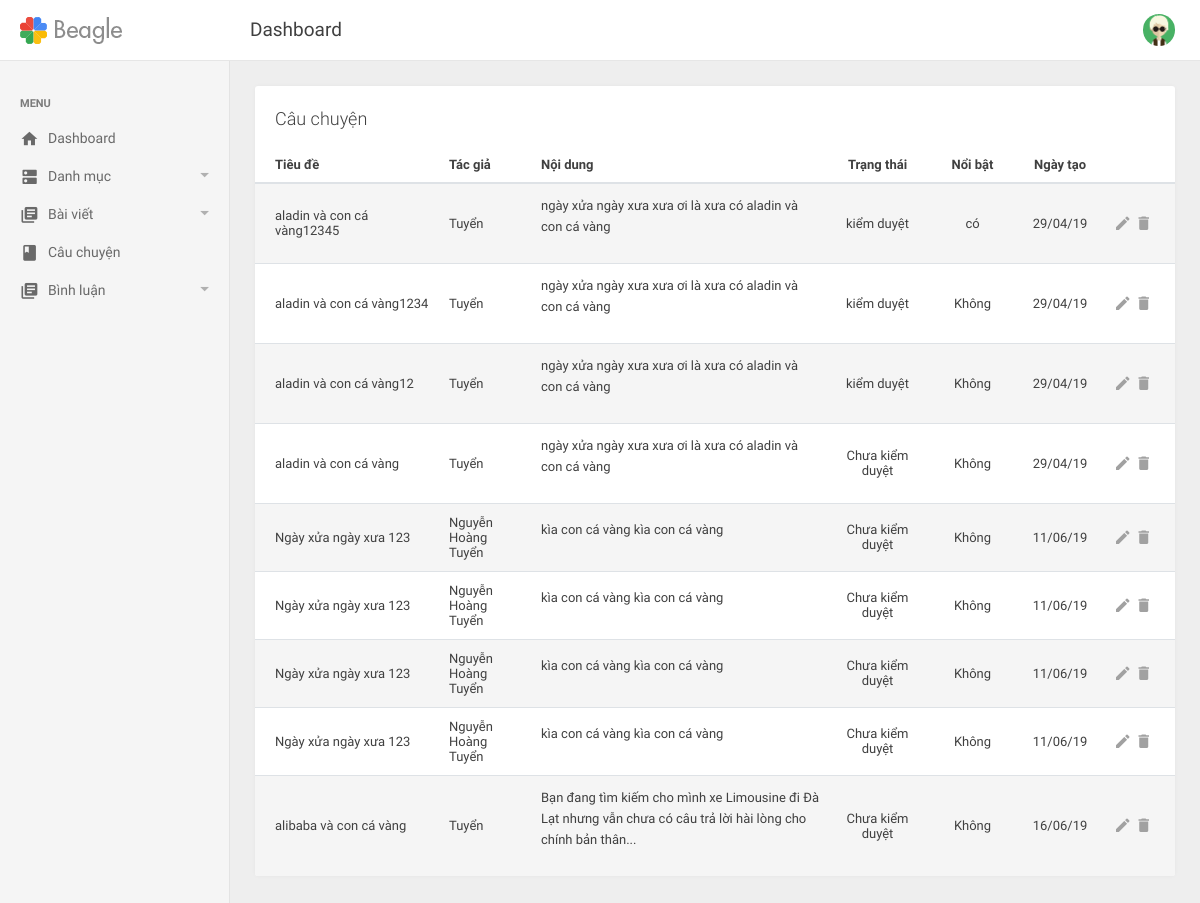
The page /admin/cauchuyen.php (signed in) on the database as committed earlier.
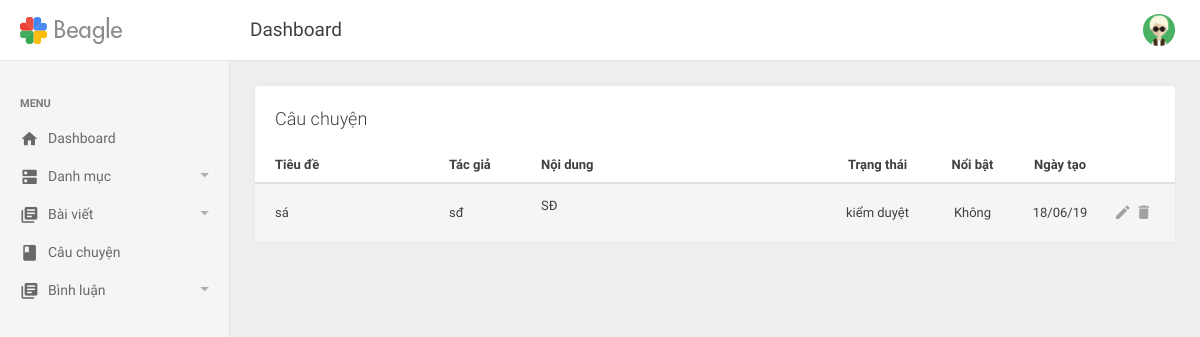
The same page on the database as committed later.
### tables this page shows
CREATE TABLE `cauchuyen` (
  `cauchuyen_id` int(11) NOT NULL,
  `cauchuyen_tieude` varchar(120) NOT NULL,
  `cauchuyen_tacgia` varchar(100) NOT NULL,
  `cauchuyen_noidung` text NOT NULL,
  `cauchuyen_ngay` date NOT NULL,
  `cauchuyen_trangthai` tinyint(4) NOT NULL,
  `cauchuyen_hot` tinyint(4) NOT NULL
);

### includes/functions.php (called while the page is built, shortened)
<?php
    function the_excerpt($text, $string = 400) {
        if(strlen($text) > $string) {
            $cutString = substr($text,0,$string);
            $words = substr($text, 0, strrpos($cutString, ' '));
            return $words .'...';
        } else {
            return $text;
        }
    }
?>

### admin/cauchuyen.php (the view, shortened to what this page needs)
<?php include('../includes/mysqli_connect.php');?>
<?php include('../includes/functions.php');?>
<?php include('includes/header.php');?>
<?php include('includes/top-header.php');?>
<?php include('includes/left-sidebar.php');?>
<div class="be-content">
    <div class="main-content container-fluid">
      <div class="row">
        <div class="col-md-12">
          <div class="card card-table">
            <div class="card-header">Câu chuyện</div>
            <div class="card-body table-responsive">
                <table class="table table-striped table-hover" style="font-size: 13px">
                    <thead>
                        <tr>
                            <th style="width:20%;"><a href="cauchuyen.php?sort=title">Tiêu đề</a></th>
                            <th style="width:10%;"><a href="cauchuyen.php?sort=name">Tác giả</a></th>
                            <th>Nội dung</th>
                            <th style="width:95px;" class="actions"><a href="cauchuyen.php?sort=status">Trạng thái</a></th>
                            <th style="width:95px;" class="actions"><a href="cauchuyen.php?sort=hot">Nổi bật</a></th>
                            <th style="width:80px;" class="actions"><a href="cauchuyen.php?sort=by">Ngày tạo</a></th>
                            <th style="width:75px;" class="actions"></th>
                        </tr>
                    </thead>
                    <tbody>
                      <?php
                      if(isset($_GET['sort'])) {
                        switch ($_GET['sort']) {
                          case 'title':
                            $order_by = 'cauchuyen_tieude';
                            break;
                          case 'name':
                            $order_by = 'cauchuyen_tacgia';
                            break;
                          case 'status':
                            $order_by = 'cauchuyen_trangthai';
                            break;
                          case 'hot':
                            $order_by = 'cauchuyen_hot';
                            break;
                          case 'by':
                            $order_by = 'date';
                            break;
                          default:
                            $order_by = 'cauchuyen_id';
                            break;
                        }
                      } else {
                        $order_by = 'cauchuyen_id';
                      }
                        $query = "SELECT cauchuyen_id, cauchuyen_tieude, cauchuyen_tacgia, cauchuyen_noidung, DATE_FORMAT(cauchuyen_ngay, '%d/%m/%y') AS date , cauchuyen_trangthai, cauchuyen_hot ";
                        $query .= " FROM cauchuyen";
                        $query .= " ORDER BY {$order_by} ASC";
                          if ($result = $dbc->query($query)) {
                            $status = array(0 => 'Chưa kiểm duyệt', 1 => 'kiểm duyệt');
                            $hot = array(0 => 'Không', 1 => 'có');
                            while ($cauchuyens = $result->fetch_array(MYSQLI_ASSOC)) {
                              echo "
                                <tr>
                                  <td>".the_excerpt($cauchuyens['cauchuyen_tieude'], 50)."</td>
                                  <td>".the_excerpt($cauchuyens['cauchuyen_tacgia'], 50)."</td>
                                  <td>".the_excerpt($cauchuyens['cauchuyen_noidung'], 200)."</td>
                                  <td class='actions'>".$status[($cauchuyens['cauchuyen_trangthai'])]."</td>
                                  <td class='actions'>".$hot[($cauchuyens['cauchuyen_hot'])]."</td>
                                  <td class='actions'>{$cauchuyens['date']}</td>
                                  <td class='actions'>
                                    <span style='padding:0 3px'>
                                    <a href='suacauchuyen.php?id={$cauchuyens['cauchuyen_id']}' class='icon' href='#'><i class='mdi mdi-edit'></i></a>
                                    </span>
                                    <span style='padding:0 3px'>
                                    <a id='{$cauchuyens['cauchuyen_id']}' class='icon remove'><i class='mdi mdi-delete'></i>
                                    </a>
                                    </span>
                                  </td>
                              </tr>
                              ";
                            }
                          }
                       ?>
                    </tbody>
                </table>
            </div>
        </div>
        </div>
      </div>
    </div>
</div>
<?php include('includes/footer.php');?>

Rows that differ between the two databases and show on the page:
removed cauchuyen: cauchuyen_tieude "aladin và con cá vàng12345", cauchuyen_tacgia "Tuyển", cauchuyen_noidung "ngày xửa ngày xưa xưa ơi là xưa có aladin và con cá vàng", cauchuyen_trangthai "kiểm duyệt", cauchuyen_hot "có", date "29/04/19"
removed cauchuyen: cauchuyen_tieude "aladin và con cá vàng1234", cauchuyen_tacgia "Tuyển", cauchuyen_noidung "ngày xửa ngày xưa xưa ơi là xưa có aladin và con cá vàng", cauchuyen_trangthai "kiểm duyệt", cauchuyen_hot "Không", date "29/04/19"
removed cauchuyen: cauchuyen_tieude "aladin và con cá vàng12", cauchuyen_tacgia "Tuyển", cauchuyen_noidung "ngày xửa ngày xưa xưa ơi là xưa có aladin và con cá vàng", cauchuyen_trangthai "kiểm duyệt", cauchuyen_hot "Không", date "29/04/19"
removed cauchuyen: cauchuyen_tieude "aladin và con cá vàng", cauchuyen_tacgia "Tuyển", cauchuyen_noidung "ngày xửa ngày xưa xưa ơi là xưa có aladin và con cá vàng", cauchuyen_trangthai "Chưa kiểm duyệt", cauchuyen_hot "Không", date "29/04/19"
removed cauchuyen: cauchuyen_tieude "Ngày xửa ngày xưa 123", cauchuyen_tacgia "Nguyễn Hoàng Tuyển", cauchuyen_noidung "kìa con cá vàng kìa con cá vàng", cauchuyen_trangthai "Chưa kiểm duyệt", cauchuyen_hot "Không", date "11/06/19"
removed cauchuyen: cauchuyen_tieude "Ngày xửa ngày xưa 123", cauchuyen_tacgia "Nguyễn Hoàng Tuyển", cauchuyen_noidung "kìa con cá vàng kìa con cá vàng", cauchuyen_trangthai "Chưa kiểm duyệt", cauchuyen_hot "Không", date "11/06/19"
removed cauchuyen: cauchuyen_tieude "Ngày xửa ngày xưa 123", cauchuyen_tacgia "Nguyễn Hoàng Tuyển", cauchuyen_noidung "kìa con cá vàng kìa con cá vàng", cauchuyen_trangthai "Chưa kiểm duyệt", cauchuyen_hot "Không", date "11/06/19"
removed cauchuyen: cauchuyen_tieude "Ngày xửa ngày xưa 123", cauchuyen_tacgia "Nguyễn Hoàng Tuyển", cauchuyen_noidung "kìa con cá vàng kìa con cá vàng", cauchuyen_trangthai "Chưa kiểm duyệt", cauchuyen_hot "Không", date "11/06/19"
removed cauchuyen: cauchuyen_tieude "alibaba và con cá vàng", cauchuyen_tacgia "Tuyển", cauchuyen_noidung "Bạn đang tìm kiếm cho mình xe Limousine đi Đà Lạt nhưng vẫn chưa có câu trả lời hài lòng cho chính bản thân...", cauchuyen_trangthai "Chưa kiểm duyệt", cauchuyen_hot "Không", date "16/06/19"
added cauchuyen: cauchuyen_tieude "sá", cauchuyen_tacgia "sđ", cauchuyen_noidung "SĐ", cauchuyen_trangthai "kiểm duyệt", cauchuyen_hot "Không", date "18/06/19"
